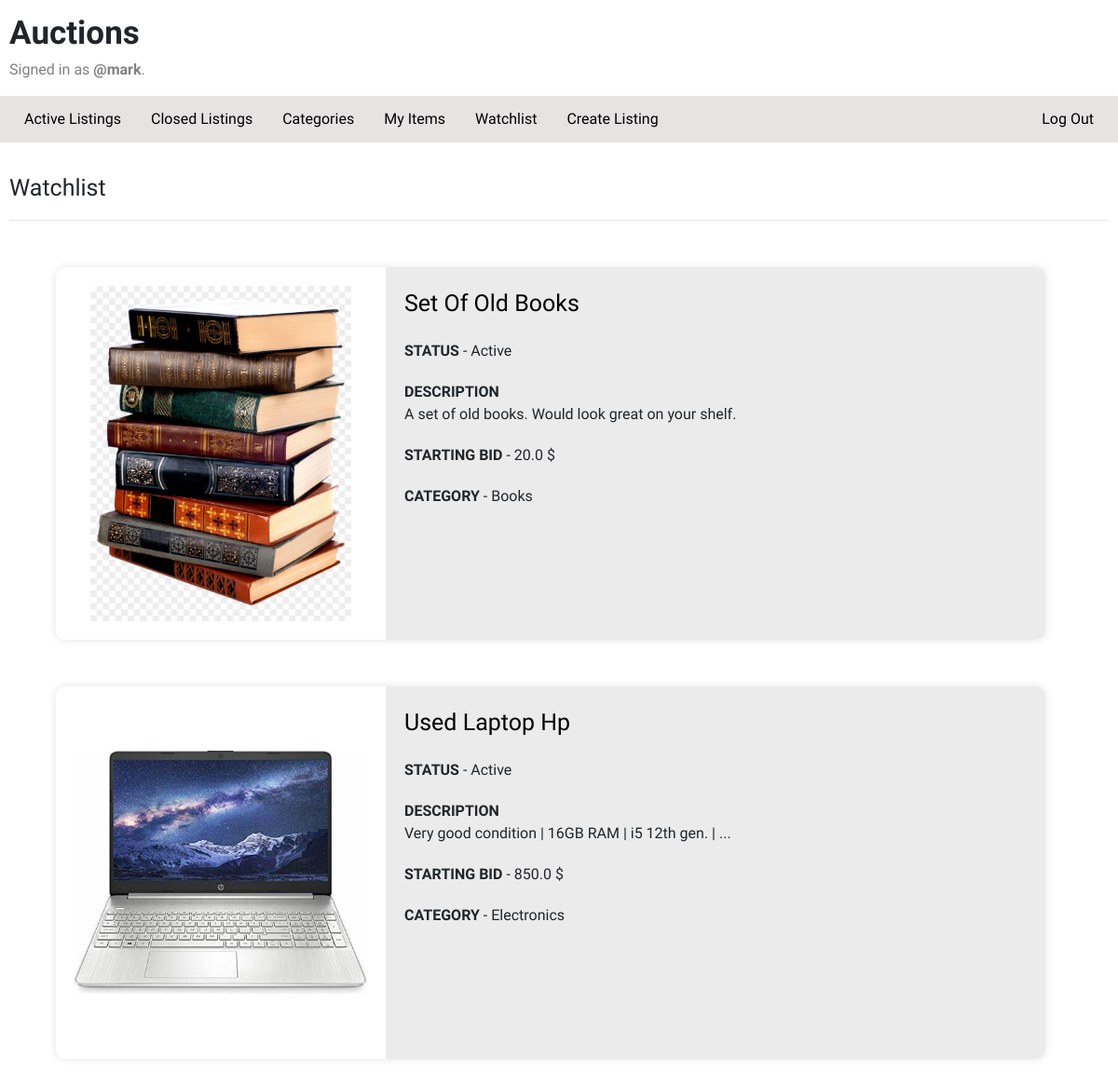
Page /watchlist (signed in) on the committed database.
### auctions/models.py (models this page shows, shortened)
class User(AbstractUser):
    id = models.BigAutoField(primary_key=True)
    first_name = models.CharField(max_length=40)
    last_name = models.CharField(max_length=40)
    gender_choices = models.TextChoices("Gender", "Male Female None")
    gender = models.CharField(choices=gender_choices, max_length=10)

class Listing(models.Model):
    object_name = models.CharField(max_length=50)
    description = models.CharField(max_length=600, blank=True, null=True)
    image = models.ImageField(upload_to='listings_images', blank=True)
    created_at = models.DateTimeField(auto_now_add=True)
    created_by = models.ForeignKey(User, related_name='listings', on_delete=models.CASCADE)
    is_closed = models.BooleanField(default=False)
    starting_bid = models.FloatField(validators=[validate_min_price])
    category = models.ForeignKey(Category, on_delete=models.CASCADE, related_name='listings')

class Category(models.Model):
    name = models.CharField(max_length=50)
    class Meta:
        ordering = ('name',)
        verbose_name_plural = 'Categories'
    def __str__(self):
        return self.name.title()

### auctions/views.py (the view)
# urls.py: path("watchlist", views.watchlist, name="watchlist"),
@login_required
def watchlist(request):
    if request.user.is_authenticated:
        watchlist_listings = Listing.objects.order_by("-created_at").filter(watchlist__user=request.user)
        return render(request, "auctions/watchlist.html", {
            "watchlist_listings": watchlist_listings
        })

### auctions/templates/auctions/watchlist.html (shortened to what this page needs)
{% extends "auctions/layout.html" %}
{% block body %}
    <p class="subtitle-ph">Watchlist</p>
    <hr>
    {% if watchlist_listings %}
        {% for listing in watchlist_listings %}
        <div class="active-listing-container">
        <a href="{% url 'detail' listing.id %}"><div class="img-div">
            <img class="listing-image" src="{{ listing.image.url }}" alt="">
        </div></a>
        <div class="listing-details-index">
            <div class="inline-block-elem">
                <a href="{% url 'detail' listing.id %}">
                    <span class="listing-title">{{ listing.object_name.title }}</span></a>
            </div>
            <div class="">
                <span class="key-ph">STATUS</span> - {% if listing.is_closed %}Closed{% else %}Active{% endif %}
            </div>
            <div class="">
                <span class="key-ph">DESCRIPTION</span>
                <br>
                {{ listing.description }}
            </div>
            <div class="">
                <span class="key-ph">STARTING BID</span> - {{ listing.starting_bid }} $
            </div>
            <div class="">
                <span class="key-ph">CATEGORY</span> - {{ listing.category }}
            </div>
        </div>
    </div>
        {% endfor %}
    {% else %}
        <p class="">You have no items in your Watchlist.</p>
        <p>See <a class="color-links" href="{% url 'index' %}">Active Listings</a>.</p>
    {% endif %}
{% endblock %}

### auctions/templates/auctions/layout.html (shortened to what this page needs)
{% load static %}
<!DOCTYPE html>
<html lang="en">
    <head>
        <link rel="stylesheet" href="https://stackpath.bootstrapcdn.com/bootstrap/4.4.1/css/bootstrap.min.css">
        <link href="{% static 'auctions/styles.css' %}" rel="stylesheet">
        <link href="{% static 'auctions/reset.css' %}" rel="stylesheet">
    </head>
    <body>
        <p class="title-ph">Auctions</p>
        <div>
            {% if user.is_authenticated %}
                <p class="username-ph">Signed in as <strong>@{{ user.username }}</strong>.</p>
            {% else %}
                <p class="username-ph">Not signed in.</p>
            {% endif %}
        </div>
        <ul class="nav">
                <li class="nav-item">
                    <a class="nav-link" href="{% url 'index' %}">Active Listings</a>
                </li>
                <li class="nav-item">
                    <a class="nav-link" href="{% url 'closed_listings' %}">Closed Listings</a>
                </li>
                <li class="nav-item">
                    <a class="nav-link" href="{% url 'categories' %}">Categories</a>
                </li>
            {% if user.is_authenticated %}
                <li class="nav-item">
                    <a class="nav-link" href="{% url 'my_items' %}">My Items</a>
                </li>
                <li class="nav-item">
                    <a class="nav-link" href="{% url 'watchlist' %}">Watchlist</a>
                </li>
                <li class="nav-item">
                    <a class="nav-link" href="{% url 'create' %}">Create Listing</a>
                </li>
                <li class="nav-item exclude-right">
                    <a class="nav-link" href="{% url 'logout' %}">Log Out</a>
                </li>
            {% endif %}
        </ul>
        {% block body %}
        {% endblock %}
    </body>
</html>

### auctions/static/auctions/styles.css (style rules this page uses)
body { padding: 10px; font-family: "Exo", Helvetica, sans-serif; }
.title-ph { font-size: 35px; font-weight: 700; margin-bottom: 0px; }
.subtitle-ph { font-size: 25px; }
.username-ph { color: gray; }
.nav { background-color: rgb(230, 227, 227); margin: 0px -10px 30px; height: 50px; display: flex; position: relative; align-items: center; padding-left: 10px; }
.nav-item { border-radius: 3px; transition: background-color 0.2s; }
.exclude-right { position: absolute; right: 10px; }
.active-listing-container { width: 90%; height: 50vh; box-shadow: 0px 0px 10px rgb(229, 228, 228); margin: 50px 0px 50px 50px; display: grid; grid-template-columns: 1fr 2fr; border-radius: 10px; overflow: hidden; transition: box-shadow 0.3s; }
.listing-image { width: 100%; height: 50vh; object-fit: contain; padding: 20px; }
.listing-details-index { width: 100%; background-color: rgb(235, 235, 235); padding: 20px; display: flex; flex-direction: column; position: relative; row-gap: 20px; height: 100%; }
.listing-title { font-weight: 500; font-size: 25px; }
.inline-block-elem { display: inline-block; }
.key-ph { font-weight: 600; }

### rows in the picture
User: username "mark"
Listing: image (picture), object_name "Set Of Old Books", is_closed "Active", description "A set of old books. Would look great on your shelf.", starting_bid "20.0", category "Books"
Listing: image (picture), object_name "Used Laptop Hp", is_closed "Active", description "Very good condition | 16GB RAM | i5 12th gen. | ...", starting_bid "850.0", category "Electronics"
